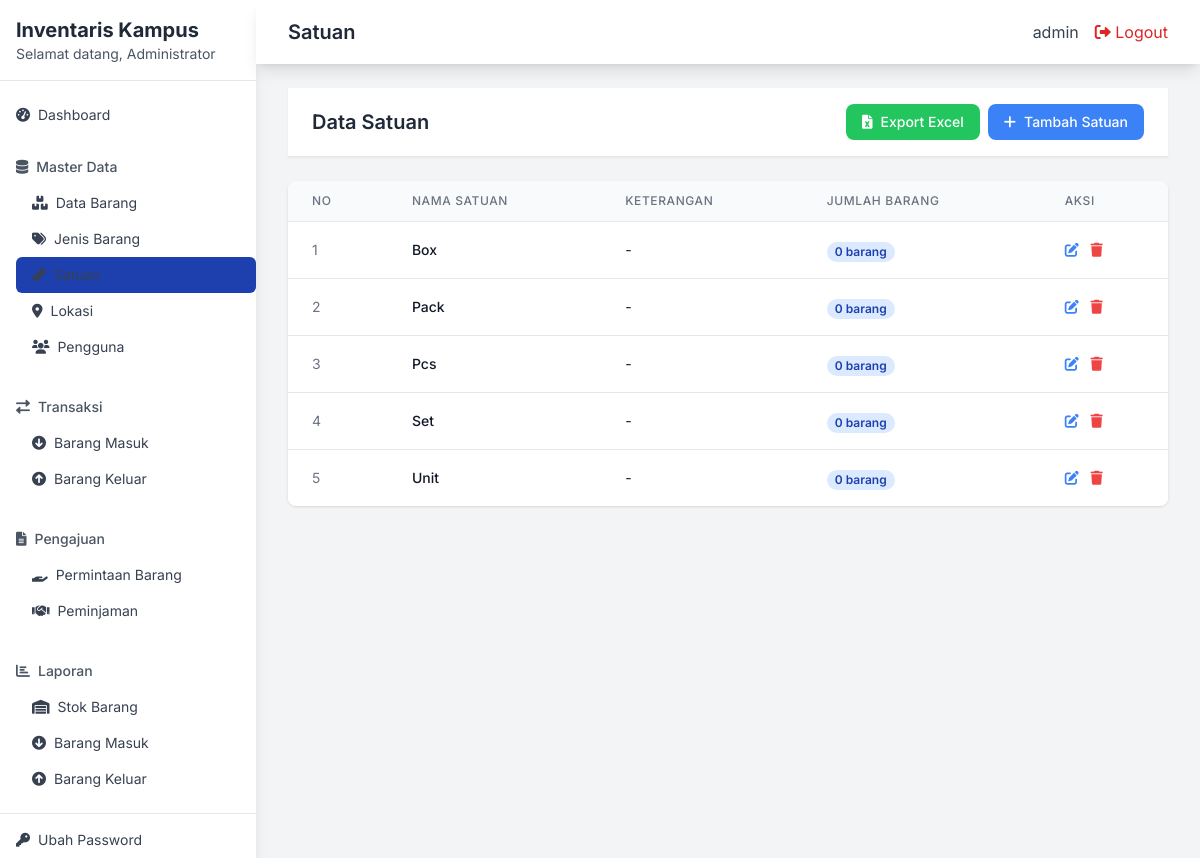
Screenshot of /index.php?module=satuan (signed in) with the database file from the repository.
### tables this page shows
CREATE TABLE satuan (
    id_satuan INT PRIMARY KEY AUTO_INCREMENT,
    nama_satuan VARCHAR(50) NOT NULL,
    keterangan TEXT,
    created_at TIMESTAMP DEFAULT CURRENT_TIMESTAMP
);

### config/database.php (called while the page is built, shortened)
<?php
$host = 'localhost';
$username = 'root';
$password = '';
$database = 'db_inventaris';
$mysqli = new mysqli($host, $username, $password, $database);
$mysqli->set_charset("utf8");
function query($sql) {
    global $mysqli;
    return $mysqli->query($sql);
}
function fetch_assoc($result) {
    return $result->fetch_assoc();
}
?>

### modules/satuan/tampil_data.php (the view, shortened to what this page needs)
<?php
$query = "SELECT s.*,
          (SELECT COUNT(*) FROM barang b WHERE b.id_satuan = s.id_satuan) as jumlah_barang
          FROM satuan s
          ORDER BY s.nama_satuan ASC";
$result = query($query);
?>
<div class="bg-white shadow-sm border-b mb-6">
    <div class="px-4 py-4 sm:px-6 flex items-center justify-between">
        <h2 class="text-xl font-semibold text-gray-800">Data Satuan</h2>
        <div class="flex space-x-2">
            <a href="?module=satuan&action=export" class="bg-green-500 hover:bg-green-600 text-white py-2 px-4 rounded-lg text-sm font-medium flex items-center">
                <i class="fas fa-file-excel mr-2"></i> Export Excel
            </a>
            <a href="?module=satuan&action=form_entri" class="bg-blue-500 hover:bg-blue-600 text-white py-2 px-4 rounded-lg text-sm font-medium flex items-center">
                <i class="fas fa-plus mr-2"></i> Tambah Satuan
            </a>
        </div>
    </div>
</div>
<div class="bg-white rounded-lg shadow overflow-hidden">
    <div class="overflow-x-auto">
        <table class="min-w-full divide-y divide-gray-200">
            <thead class="bg-gray-50">
                <tr>
                    <th scope="col" class="px-6 py-3 text-left text-xs font-medium text-gray-500 uppercase tracking-wider">No</th>
                    <th scope="col" class="px-6 py-3 text-left text-xs font-medium text-gray-500 uppercase tracking-wider">Nama Satuan</th>
                    <th scope="col" class="px-6 py-3 text-left text-xs font-medium text-gray-500 uppercase tracking-wider">Keterangan</th>
                    <th scope="col" class="px-6 py-3 text-left text-xs font-medium text-gray-500 uppercase tracking-wider">Jumlah Barang</th>
                    <th scope="col" class="px-6 py-3 text-left text-xs font-medium text-gray-500 uppercase tracking-wider">Aksi</th>
                </tr>
            </thead>
            <tbody class="bg-white divide-y divide-gray-200">
                <?php
                $no = 1;
                while ($data = fetch_assoc($result)):
                ?>
                <tr class="hover:bg-gray-50">
                    <td class="px-6 py-4 whitespace-nowrap text-sm text-gray-500"><?php echo $no++; ?></td>
                    <td class="px-6 py-4 whitespace-nowrap">
                        <div class="text-sm font-medium text-gray-900"><?php echo $data['nama_satuan']; ?></div>
                    </td>
                    <td class="px-6 py-4">
                        <div class="text-sm text-gray-900"><?php echo $data['keterangan'] ?: '-'; ?></div>
                    </td>
                    <td class="px-6 py-4 whitespace-nowrap">
                        <span class="px-2 inline-flex text-xs leading-5 font-semibold rounded-full bg-blue-100 text-blue-800">
                            <?php echo $data['jumlah_barang']; ?> barang
                        </span>
                    </td>
                    <td class="px-6 py-4 whitespace-nowrap text-sm font-medium space-x-2">
                        <a href="?module=satuan&action=form_ubah&id=<?php echo $data['id_satuan']; ?>"
                           class="text-blue-500 hover:text-blue-700">
                            <i class="fas fa-edit"></i>
                        </a>
                        <?php if ($data['jumlah_barang'] == 0): ?>
                        <a href="javascript:void(0);"
                           onclick="confirmDelete('?module=satuan&action=proses_hapus&id=<?php echo $data['id_satuan']; ?>')"
                           class="text-red-500 hover:text-red-700">
                            <i class="fas fa-trash"></i>
                        </a>
                        <?php endif; ?>
                    </td>
                </tr>
                <?php endwhile; ?>
            </tbody>
        </table>
    </div>
</div>

### index.php (style rules this page uses)
body { font-family: 'Inter', sans-serif; }

### rows the page displays
satuan: nama_satuan "Box", keterangan "-", jumlah_barang "0"
satuan: nama_satuan "Pack", keterangan "-", jumlah_barang "0"
satuan: nama_satuan "Pcs", keterangan "-", jumlah_barang "0"
satuan: nama_satuan "Set", keterangan "-", jumlah_barang "0"
satuan: nama_satuan "Unit", keterangan "-", jumlah_barang "0"

### other values shown
$_SESSION['nama_lengkap'] "Administrator"
$item['title'] "Dashboard"
$item['title'] "Master Data"
$submenu['title'] "Data Barang"
$submenu['title'] "Jenis Barang"
$submenu['title'] "Lokasi"
$submenu['title'] "Pengguna"
$item['title'] "Transaksi"
$submenu['title'] "Barang Masuk"
$submenu['title'] "Barang Keluar"
$item['title'] "Pengajuan"
$submenu['title'] "Permintaan Barang"
$submenu['title'] "Peminjaman"
$item['title'] "Laporan"
$submenu['title'] "Stok Barang"
